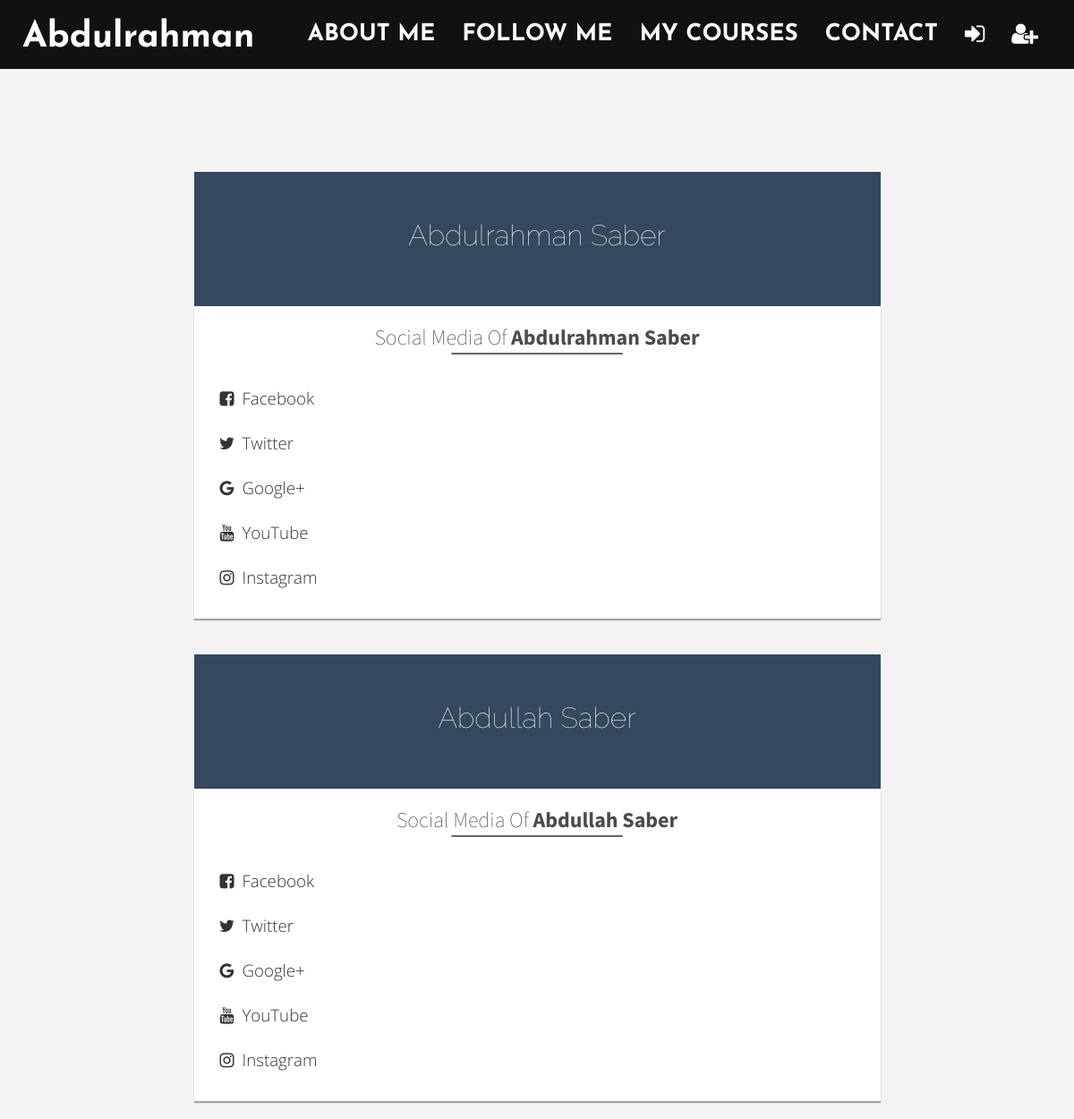
The page /follow-me.php on the database its author committed.
### tables this page shows
CREATE TABLE `controller` (
  `ControllerID` int(11) NOT NULL,
  `ControllerName` varchar(80) NOT NULL,
  `Controller_Username` varchar(50) NOT NULL,
  `Job` varchar(50) NOT NULL,
  `College` varchar(50) NOT NULL,
  `Controller_Email` varchar(255) NOT NULL,
  `Controller_Password` varchar(80) NOT NULL,
  `JoinedIn` timestamp NOT NULL DEFAULT CURRENT_TIMESTAMP,
  `Controller_YouTube` text NOT NULL,
  `Controller_FB` text NOT NULL,
  `Controller_Twitter` text NOT NULL,
  `Controller_GoogleP` text NOT NULL,
  `Controller_Instagram` text NOT NULL
);

### follow-me.php (the view, shortened to what this page needs)
<?php
  include('incs/all.php');
  $controller = $conn->prepare("SELECT * FROM controller");
  $controller->execute();
  $controller_data = $controller->fetchAll();
?>
  <?php foreach ($controller_data as $con_id) { ?>
    <div class="controller">
      <div class='container'>
        <div class="controller-header">
          <h3><?php echo $con_id['ControllerName']; ?></h3>
        </div>
        <div class='controller-content'>
          <br><h2 class='center gray _100 light'>Social Media Of <?php echo "<span>" . $con_id['ControllerName'] . "</span>"; ?></h2>
          <hr><br>
          <h3><a href='<?php echo $con_id['Controller_FB']; ?>' target='_blank'><i class='fa fa-facebook-square fa-fw'></i> Facebook</a></h3>
          <h3><a href='<?php echo $con_id['Controller_Twitter']; ?>' target='_blank'><i class='fa fa-twitter fa-fw'></i> Twitter</a></h3>
          <h3><a href='<?php echo $con_id['Controller_YouTube']; ?>' target='_blank'><i class='fa fa-google fa-fw'></i> Google+</a></h3>
          <h3><a href='<?php echo $con_id['Controller_YouTube']; ?>' target='_blank'><i class='fa fa-youtube fa-fw'></i> YouTube</a></h3>
          <h3><a href='<?php echo $con_id['Controller_Instagram']; ?>' target='_blank'><i class='fa fa-instagram fa-fw'></i> Instagram</a></h3><br>
        </div>
      </div>
    </div>
  <?php } ?>
<?php include($paths['all_important_files'] . 'footer.php'); ?>

### layout/css/nav.css (style rules this page uses)
body { overflow-x: hidden; }

### layout/css/main.css (style rules this page uses)
.controller { padding: 10px; width: 95%; margin: 50px auto; margin-bottom: 4px; }
.controller .container { width: 45%; margin: -10px auto; }
.controller .container .controller-header { background-color: #34495e; padding: 10px; height: 150px; text-align: center; color: #FFF; }
.controller .container .controller-header h3 { font-size: 2em; line-height: 3.8em; font-weight: 100; font-family: 'Raleway'; }
.controller .container .controller-content { box-shadow: 0px 2px 1px #a2a2a2; background-color: #FFF; }
.controller .container .controller-content h2 span { font-weight: bold; color: #000; opacity: 1; }
.controller .container .controller-content h2 ~ hr { border: 1.5px solid #222; width: 25%; margin: 2px auto; border-radius: 70px; opacity: 0.7; }
.controller .container .controller-content h3 a { color: #333; padding: 10px 0 10px 25px; display: block; margin: 5px 0; font-weight: 100; font-family: 'Open Sans'; transition: 0.5s; }
@media (min-width: 890px) and (max-width: 1400px) { .controller { width: 100%; margin: auto; } }
@media (min-width: 890px) and (max-width: 1400px) { .controller .container { width: 65%; margin: 10px auto; } }

### rows shown on the page
controller: ControllerName "Abdulrahman Saber"
controller: ControllerName "Abdullah Saber"
